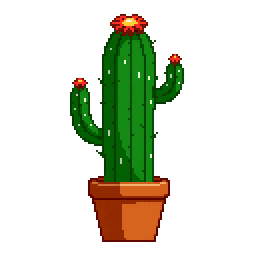
#> input picture assets/images/plants/pixel/cactus-128-pixellab.png, 128 x 128 px, given in place of singleTileGarden.png, which was not available (shown 2 times larger)
$ python mockup_tile.py
#> lines starting #> are read from the running program, lines starting #| are printed output that depends on the picture; after the words box and inside, x2 and y2 are one past the last pixel; in counts of white or black regions, pixels touching at a corner belong together; pictures that were not available may be replaced by others from this repository, and a replacement may not be noted
#> further down, mockup is the input picture: shape (128, 128, 4); mean R, G, B, A 15.3, 20.8, 3.3, 57.3
#!/usr/bin/env python3
"""
mockup_tile.py — build the garden's 64px terrain tiles by sampling the
hand-picked mockup block (assets/images/garden/singleTileGarden.png)
directly onto exact 2:1 isometric block geometry.

- grass-block-64: top face AND dirt sides UV-mapped straight from the
  mockup, so the tile inherits its subtle mottled texture and grass lip.
- grass-flowers-block-64: same base + flower pixels harvested from the
  raw PixelLab wildflower tile (positions align, both are 64px blocks).
- soil/path/water: keep their (seam-fixed) PixelLab top faces, but get
  the mockup-derived dirt sides so every tile shares one cross-section.

All outputs are quantized to a 32-color palette (Aseprite-friendly).

Geometry (64x64 block): top-face diamond vertices (32,0) (64,16) (32,32)
(0,16); side faces extend 32px below the lower diamond edges.

Usage (from repo root):
  python3 scripts/mockup_tile.py                 # full rebuild of the 5 core tiles
  python3 scripts/mockup_tile.py --apply X.png   # single tile: mockup sides + quantize, in place
"""

import argparse
import numpy as np
from PIL import Image

SIZE = 64
HALF_W, HALF_H = SIZE / 2.0, SIZE / 4.0
CX, CY = (SIZE - 1) / 2.0, SIZE / 4.0 - 0.5

TILES_DIR = 'assets/images/garden/tiles'

# Mockup top-face diamond vertices (measured via color-distance mask)
M_TOP = np.array([515.0, 271.0])
M_RIGHT = np.array([834.0, 428.0])
M_BOTTOM = np.array([515.0, 610.0])
M_LEFT = np.array([190.0, 443.0])
M_SIDE_DEPTH = 350.0  # dirt cross-section height below the diamond


def diamond_uv(x: float, y: float):
    """Map tile pixel -> (u, v) along the two diamond edge axes, each in [0,1]."""
    dx = (x - CX) / HALF_W
    dy = (y - CY) / HALF_H
    u = (dx + dy) / 2.0 + 0.5  # 0 at left vertex, 1 at right
    v = (dy - dx) / 2.0 + 0.5  # 0 at top vertex, 1 at bottom
    return u, v


def build_grass(mockup: np.ndarray) -> np.ndarray:
    mh, mw = mockup.shape[:2]
#> mh = 128; mw = 128
    out = np.zeros((SIZE, SIZE, 4), dtype=np.uint8)

    for y in range(SIZE):
        for x in range(SIZE):
            u, v = diamond_uv(x, y)
            d = abs(x - CX) / HALF_W + abs(y - CY) / HALF_H

            if d <= 1.06 and y <= CY + HALF_H + 1:
                # Top face, slightly overdrawn (d<=1.06) so scaled rendering
                # can't open pinhole gaps at tile seams. Sample with a 5%
                # inset to skip the mockup's rim highlight.
                uu = 0.05 + 0.90 * min(max(u, 0.0), 1.0)
                vv = 0.05 + 0.90 * min(max(v, 0.0), 1.0)
                p = M_TOP + uu * (M_RIGHT - M_TOP) + vv * (M_LEFT - M_TOP)
                sx, sy = int(round(p[0])), int(round(p[1]))
                sx, sy = min(max(sx, 0), mw - 1), min(max(sy, 0), mh - 1)
                out[y, x] = mockup[sy, sx]
                out[y, x, 3] = 255
            elif y > CY and d > 1.0 and y < SIZE:
                # Side faces below the lower diamond edges
                # left face: x in [0, 32]; right face mirrored
                if x <= CX:
                    # lower-left diamond edge: (0, CY+0.5) -> (CX, CY+HALF_H), slope 0.5
                    edge_y = (CY + 0.5) + 0.5 * (x + 0.5)
                    frac_u = (x + 0.5) / (SIZE / 2.0)  # 0 at left vertex -> 1 at bottom
                    e0, e1 = M_LEFT, M_BOTTOM
                else:
                    edge_y = (CY + 0.5) + 0.5 * (SIZE - 0.5 - x)
                    frac_u = (SIZE - 0.5 - x) / (SIZE / 2.0)
                    e0, e1 = M_RIGHT, M_BOTTOM
                depth = y - edge_y
                if depth < 0 or depth >= SIZE / 2.0:
                    continue
                w = depth / (SIZE / 2.0)
                p = e0 + frac_u * (e1 - e0)
                sx = int(round(p[0]))
                sy = int(round(p[1] + w * M_SIDE_DEPTH))
                sx, sy = min(max(sx, 0), mw - 1), min(max(sy, 0), mh - 1)
                if mockup[sy, sx, 3] > 128:
                    out[y, x] = mockup[sy, sx]
                    out[y, x, 3] = 255
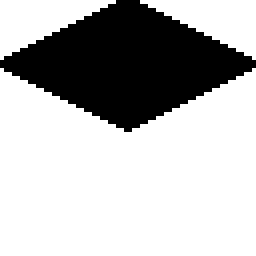
#> out: shape (64, 64, 4) (shown 4 times larger); mean R, G, B, A 0, 0, 0, 71.6; transparent parts drawn white
    return out


def harvest_flowers(raw_flowers: np.ndarray, base: np.ndarray) -> np.ndarray:
    """Copy non-green flower pixels from the raw PixelLab wildflower tile top."""
    out = base.copy()
    for y in range(SIZE):
        for x in range(SIZE):
            d = abs(x - CX) / HALF_W + abs(y - CY) / HALF_H
            if d <= 0.9 and y <= CY + HALF_H and raw_flowers[y, x, 3] > 128:
                r, g, b = (int(v) for v in raw_flowers[y, x, :3])
                brightness = (r + g + b) / 3
                is_flower = (brightness > 170 and abs(r - g) < 60) or (r > g + 30)
                if is_flower:
                    out[y, x, :3] = raw_flowers[y, x, :3]
                    out[y, x, 3] = 255
    return out


def swap_sides(top_tile: np.ndarray, sides_from: np.ndarray) -> np.ndarray:
    """Keep top face of `top_tile`, take everything below/outside from `sides_from`.

    The overdraw ring (d in (1.0, 1.06]) is filled by extending the top
    tile's own edge pixels outward, so seams can't open pinholes and the
    grass template's green rim never leaks onto other terrain types.
    """
    out = sides_from.copy()
    for y in range(SIZE):
        for x in range(SIZE):
            d = abs(x - CX) / HALF_W + abs(y - CY) / HALF_H
            if d <= 1.06 and y <= CY + HALF_H + 1:
                if d <= 1.0 and top_tile[y, x, 3] > 0:
                    out[y, x] = top_tile[y, x]
                else:
                    s = 0.97 / max(d, 0.01)
                    sx = min(max(int(round(CX + (x - CX) * s)), 0), SIZE - 1)
                    sy = min(max(int(round(CY + (y - CY) * s)), 0), SIZE - 1)
                    out[y, x] = top_tile[sy, sx]
                out[y, x, 3] = 255
    return out


def quantize32(arr: np.ndarray) -> np.ndarray:
    # Skip if already palette-sized: re-quantizing collapses sparse accent
    # colors (e.g. the wildflower pixels) into the dominant surface color.
    opaque = arr[arr[..., 3] > 0]
#> opaque = 1150 rows, first 6: [0, 0, 0, 255], [0, 0, 0, 255], [0, 0, 0, 255], [0, 0, 0, 255], [0, 0, 0, 255], [0, 0, 0, 255]
    if len(np.unique(opaque.reshape(-1, 4), axis=0)) <= 40:
        return arr
    img = Image.fromarray(arr, 'RGBA')
    rgb = img.convert('RGB').quantize(colors=32, method=Image.MEDIANCUT, dither=Image.NONE)
    q = np.asarray(rgb.convert('RGBA')).copy()
    q[..., 3] = arr[..., 3]
    return q


def save(arr: np.ndarray, name: str) -> None:
    path = f'{TILES_DIR}/{name}.png'
    Image.fromarray(quantize32(arr), 'RGBA').save(path)
    print('wrote', path)


if __name__ == '__main__':
    p = argparse.ArgumentParser(description=__doc__, formatter_class=argparse.RawDescriptionHelpFormatter)
    p.add_argument('--apply', metavar='TILE_PNG', default=None,
                   help='apply mockup dirt sides + 32-color quantize to one seam-fixed 64px tile, in place')
    args = p.parse_args()

    mockup = np.asarray(Image.open('assets/images/garden/singleTileGarden.png').convert('RGBA'))
    # Quantize the base up front: later passes (flower stamping, side swaps)
    # then stay under the quantize32 no-op guard, so sparse accent pixels
    # are never merged away by a second median-cut.
    grass = quantize32(build_grass(mockup))

    if args.apply:
        cur = np.asarray(Image.open(args.apply).convert('RGBA'))
        out = quantize32(swap_sides(cur, grass))
        Image.fromarray(out, 'RGBA').save(args.apply)
        print('wrote', args.apply)
    else:
        save(grass, 'grass-block-64')

        raw_flowers = np.asarray(Image.open(f'{TILES_DIR}/raw/grass-flowers-block-64.png').convert('RGBA'))
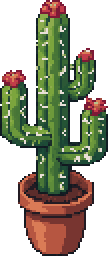
#> input picture assets/images/plants/pixel/cactus-128.png, 54 x 128 px, given in place of grass-flowers-block-64.png, which was not available (shown 2 times larger)
#> raw_flowers is the input picture: shape (128, 54, 4); mean R, G, B, A 56, 54.9, 35.7, 146.8
#> after the loop in harvest_flowers, `for y in range(SIZE):`:
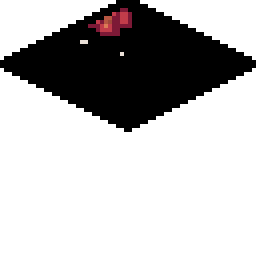
#> out: shape (64, 64, 4) (shown 4 times larger); 1.17% of pixels changed, all inside (x1, y1, x2, y2) = (20, 2, 33, 14); transparent parts drawn white
#> (the run stopped early here; a loop or call above may not have finished)
